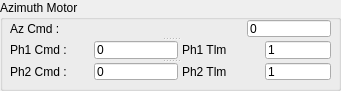
  <widget class="QGroupBox" name="groupBox_AzMotor">
   <property name="geometry">
    <rect>
     <x>20</x>
     <y>130</y>
     <width>341</width>
     <height>91</height>
    </rect>
   </property>
   <property name="title">
    <string>Azimuth Motor</string>
   </property>
   <property name="alignment">
    <set>Qt::AlignLeading|Qt::AlignLeft|Qt::AlignTop</set>
   </property>
   <widget class="QSplitter" name="splitter_4">
    <property name="geometry">
     <rect>
      <x>10</x>
      <y>20</y>
      <width>321</width>
      <height>60</height>
     </rect>
    </property>
    <property name="orientation">
     <enum>Qt::Vertical</enum>
    </property>
    <widget class="QWidget" name="widget_Az_cmd" native="true">
     <layout class="QHBoxLayout" name="horizontalLayout_9">
      <property name="spacing">
       <number>4</number>
      </property>
      <property name="leftMargin">
       <number>0</number>
      </property>
      <property name="topMargin">
       <number>0</number>
      </property>
      <property name="rightMargin">
       <number>0</number>
      </property>
      <property name="bottomMargin">
       <number>0</number>
      </property>
      <item>
       <widget class="QLabel" name="label_12">
        <property name="text">
         <string>Az Cmd :</string>
        </property>
       </widget>
      </item>
      <item>
       <spacer name="horizontalSpacer_48">
        <property name="orientation">
         <enum>Qt::Horizontal</enum>
        </property>
        <property name="sizeHint" stdset="0">
         <size>
          <width>5</width>
          <height>20</height>
         </size>
        </property>
       </spacer>
      </item>
      <item>
       <widget class="QLineEdit" name="rdAddrEd_4">
        <property name="maximumSize">
         <size>
          <width>84</width>
          <height>16777215</height>
         </size>
        </property>
        <property name="text">
         <string>0</string>
        </property>
       </widget>
      </item>
     </layout>
    </widget>
    <widget class="QWidget" name="widget_Az_p1" native="true">
     <layout class="QHBoxLayout" name="horizontalLayout_10">
      <property name="spacing">
       <number>4</number>
      </property>
      <property name="leftMargin">
       <number>0</number>
      </property>
      <property name="topMargin">
       <number>0</number>
      </property>
      <property name="rightMargin">
       <number>0</number>
      </property>
      <property name="bottomMargin">
       <number>0</number>
      </property>
      <item>
       <widget class="QLabel" name="label_15">
        <property name="text">
         <string>Ph1 Cmd :</string>
        </property>
       </widget>
      </item>
      <item>
       <widget class="QLineEdit" name="rdAddrEd_5">
        <property name="maximumSize">
         <size>
          <width>84</width>
          <height>16777215</height>
         </size>
        </property>
        <property name="text">
         <string>0</string>
        </property>
       </widget>
      </item>
      <item>
       <widget class="QLabel" name="label_16">
        <property name="text">
         <string>Ph1 Tlm</string>
        </property>
       </widget>
      </item>
      <item>
       <widget class="QLineEdit" name="rdLenEd_3">
        <property name="maximumSize">
         <size>
          <width>66</width>
          <height>16777215</height>
         </size>
        </property>
        <property name="text">
         <string>1</string>
        </property>
       </widget>
      </item>
     </layout>
    </widget>
    <widget class="QWidget" name="widget_Az_p2" native="true">
     <layout class="QHBoxLayout" name="horizontalLayout_11">
      <property name="spacing">
       <number>4</number>
      </property>
      <property name="leftMargin">
       <number>0</number>
      </property>
      <property name="topMargin">
       <number>0</number>
      </property>
      <property name="rightMargin">
       <number>0</number>
      </property>
      <property name="bottomMargin">
       <number>0</number>
      </property>
      <item>
       <widget class="QLabel" name="label_17">
        <property name="text">
         <string>Ph2 Cmd :</string>
        </property>
       </widget>
      </item>
      <item>
       <widget class="QLineEdit" name="rdAddrEd_6">
        <property name="maximumSize">
         <size>
          <width>84</width>
          <height>16777215</height>
         </size>
        </property>
        <property name="text">
         <string>0</string>
        </property>
       </widget>
      </item>
      <item>
       <widget class="QLabel" name="label_18">
        <property name="text">
         <string>Ph2 Tlm</string>
        </property>
       </widget>
      </item>
      <item>
       <widget class="QLineEdit" name="rdLenEd_4">
        <property name="maximumSize">
         <size>
          <width>66</width>
          <height>16777215</height>
         </size>
        </property>
        <property name="text">
         <string>1</string>
        </property>
       </widget>
      </item>
     </layout>
    </widget>
   </widget>
  </widget>
